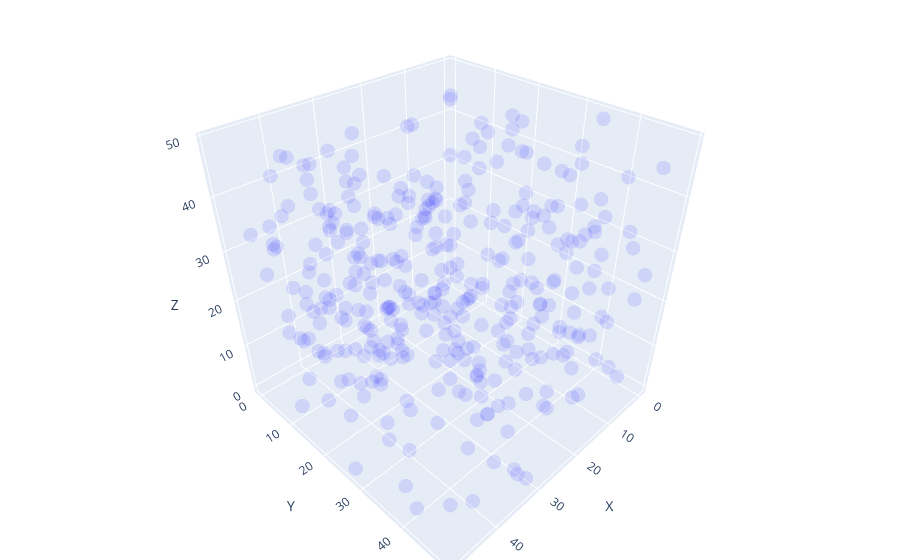

Source (notebook cell):
### Code cell
# Parameters
N = 50  # Dimension of the lattice, N x N x N
temp = 2  # Temperature in units
num_steps = 1000  # Number of MC steps

config, energy = simulate(N, temp, num_steps)
print(f"Energy: {energy}")
visualize_state_plotly(config)

### Figure 1 — Plotly figure (JSON) as saved in the notebook; plotly's stock layout.template omitted (floating-point values rounded to 4 significant figures; data arrays with more than 128 entries replaced by an {"elided": "..."} marker saying what was removed)
{"data": [{"marker": {"color": "blue", "opacity": 0.1, "size": 5}, "mode": "markers", "name": "Up Spins", "type": "scatter3d", "x": {"elided": "349 int values"}, "y": {"elided": "349 int values"}, "z": {"elided": "349 int values"}}], "layout": {"margin": {"b": 0, "l": 0, "r": 0, "t": 0}, "scene": {"xaxis": {"title": {"text": "X"}}, "yaxis": {"title": {"text": "Y"}}, "zaxis": {"title": {"text": "Z"}}}}}
